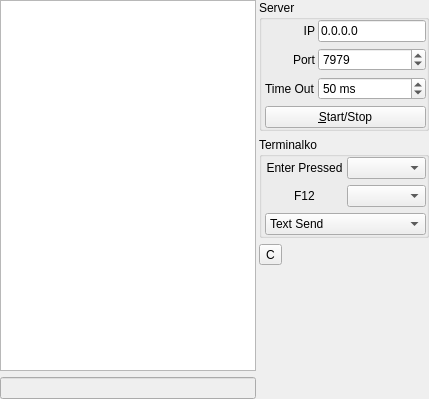
      <widget class="QWidget" name="tab_4">
       <attribute name="title">
        <string>TCP/IP Server Terminalko</string>
       </attribute>
       <layout class="QGridLayout" name="gridLayout_5">
        <property name="leftMargin">
         <number>0</number>
        </property>
        <property name="topMargin">
         <number>0</number>
        </property>
        <property name="rightMargin">
         <number>0</number>
        </property>
        <property name="bottomMargin">
         <number>0</number>
        </property>
        <property name="horizontalSpacing">
         <number>3</number>
        </property>
        <property name="verticalSpacing">
         <number>6</number>
        </property>
        <item row="0" column="0" rowspan="4">
         <widget class="QPlainTextEdit" name="pteServerTerminalko">
          <property name="font">
           <font>
            <family>Liberation Mono</family>
           </font>
          </property>
          <property name="readOnly">
           <bool>true</bool>
          </property>
          <property name="maximumBlockCount">
           <number>50000</number>
          </property>
         </widget>
        </item>
        <item row="0" column="1" colspan="2">
         <widget class="QGroupBox" name="groupBox_5">
          <property name="sizePolicy">
           <sizepolicy hsizetype="Expanding" vsizetype="Fixed">
            <horstretch>0</horstretch>
            <verstretch>0</verstretch>
           </sizepolicy>
          </property>
          <property name="minimumSize">
           <size>
            <width>0</width>
            <height>0</height>
           </size>
          </property>
          <property name="title">
           <string>Server</string>
          </property>
          <layout class="QGridLayout" name="gridLayout_7">
           <property name="leftMargin">
            <number>3</number>
           </property>
           <property name="topMargin">
            <number>0</number>
           </property>
           <property name="rightMargin">
            <number>0</number>
           </property>
           <property name="bottomMargin">
            <number>0</number>
           </property>
           <property name="horizontalSpacing">
            <number>3</number>
           </property>
           <item row="0" column="0">
            <widget class="QLabel" name="label_21">
             <property name="text">
              <string>IP</string>
             </property>
             <property name="alignment">
              <set>Qt::AlignRight|Qt::AlignTrailing|Qt::AlignVCenter</set>
             </property>
            </widget>
           </item>
           <item row="0" column="1">
            <widget class="QLineEdit" name="leIPServerTerminalko">
             <property name="text">
              <string>0.0.0.0</string>
             </property>
            </widget>
           </item>
           <item row="1" column="0">
            <widget class="QLabel" name="label_22">
             <property name="text">
              <string>Port</string>
             </property>
             <property name="alignment">
              <set>Qt::AlignRight|Qt::AlignTrailing|Qt::AlignVCenter</set>
             </property>
            </widget>
           </item>
           <item row="1" column="1">
            <widget class="QSpinBox" name="sbPortServerTerminalko">
             <property name="minimum">
              <number>1</number>
             </property>
             <property name="maximum">
              <number>65535</number>
             </property>
             <property name="singleStep">
              <number>1</number>
             </property>
             <property name="value">
              <number>7979</number>
             </property>
            </widget>
           </item>
           <item row="2" column="0">
            <widget class="QLabel" name="label_23">
             <property name="text">
              <string>Time Out</string>
             </property>
            </widget>
           </item>
           <item row="2" column="1">
            <widget class="QSpinBox" name="sbTimeOutServerTerminalko">
             <property name="suffix">
              <string> ms</string>
             </property>
             <property name="prefix">
              <string/>
             </property>
             <property name="minimum">
              <number>1</number>
             </property>
             <property name="maximum">
              <number>30000</number>
             </property>
             <property name="singleStep">
              <number>100</number>
             </property>
             <property name="value">
              <number>50</number>
             </property>
            </widget>
           </item>
           <item row="3" column="0" colspan="2">
            <widget class="QPushButton" name="pbStartStopServerTerminalko">
             <property name="text">
              <string>&amp;Start/Stop</string>
             </property>
             <property name="checkable">
              <bool>true</bool>
             </property>
            </widget>
           </item>
          </layout>
         </widget>
        </item>
        <item row="1" column="1" colspan="2">
         <widget class="QGroupBox" name="groupBox_6">
          <property name="sizePolicy">
           <sizepolicy hsizetype="Expanding" vsizetype="Fixed">
            <horstretch>0</horstretch>
            <verstretch>0</verstretch>
           </sizepolicy>
          </property>
          <property name="title">
           <string>Terminalko</string>
          </property>
          <layout class="QGridLayout" name="gridLayout_8">
           <property name="leftMargin">
            <number>3</number>
           </property>
           <property name="topMargin">
            <number>0</number>
           </property>
           <property name="rightMargin">
            <number>0</number>
           </property>
           <property name="bottomMargin">
            <number>0</number>
           </property>
           <property name="horizontalSpacing">
            <number>3</number>
           </property>
           <item row="0" column="1">
            <widget class="QComboBox" name="onEnterPressdServer"/>
           </item>
           <item row="0" column="0">
            <widget class="QLabel" name="label_24">
             <property name="text">
              <string>Enter Pressed</string>
             </property>
             <property name="alignment">
              <set>Qt::AlignCenter</set>
             </property>
            </widget>
           </item>
           <item row="2" column="1">
            <widget class="QComboBox" name="onF12PressdServerTerminalko"/>
           </item>
           <item row="3" column="0" colspan="2">
            <widget class="QComboBox" name="viewServerTerminalko">
             <property name="currentIndex">
              <number>0</number>
             </property>
             <item>
              <property name="text">
               <string>Text Send</string>
              </property>
             </item>
             <item>
              <property name="text">
               <string>Hex Send</string>
              </property>
             </item>
            </widget>
           </item>
           <item row="2" column="0">
            <widget class="QLabel" name="label_30">
             <property name="text">
              <string>F12</string>
             </property>
             <property name="alignment">
              <set>Qt::AlignCenter</set>
             </property>
            </widget>
           </item>
          </layout>
         </widget>
        </item>
        <item row="2" column="1">
         <widget class="QToolButton" name="tbClearServerTerminalkoLog">
          <property name="toolTip">
           <string>Clear Log</string>
          </property>
          <property name="text">
           <string>C</string>
          </property>
          <property name="icon">
           <iconset resource="res.qrc">
            <normaloff>:/katynko/katynko/clear.png</normaloff>:/katynko/katynko/clear.png</iconset>
          </property>
         </widget>
        </item>
        <item row="4" column="0">
         <widget class="QLineEdit" name="leServerTerminalko">
          <property name="enabled">
           <bool>false</bool>
          </property>
         </widget>
        </item>
        <item row="3" column="2" rowspan="2">
         <spacer name="verticalSpacer_3">
          <property name="orientation">
           <enum>Qt::Vertical</enum>
          </property>
          <property name="sizeHint" stdset="0">
           <size>
            <width>20</width>
            <height>128</height>
           </size>
          </property>
         </spacer>
        </item>
       </layout>
      </widget>
